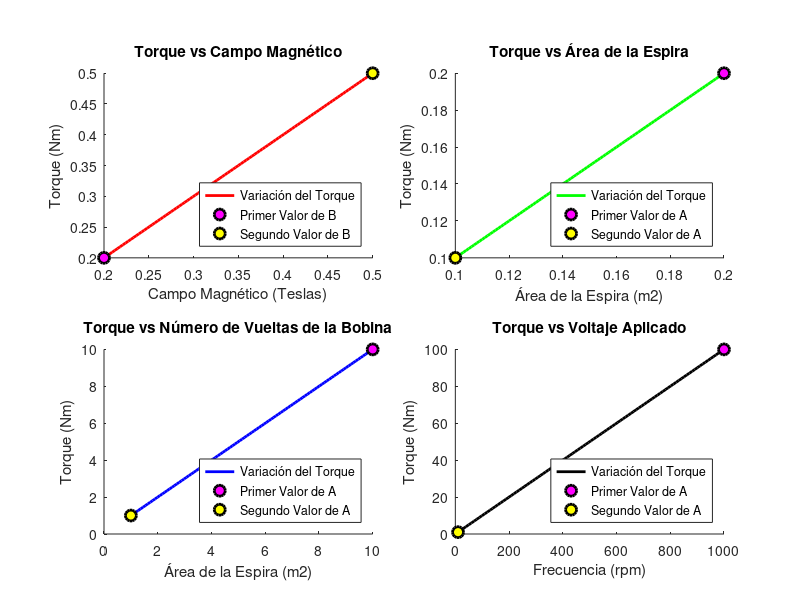
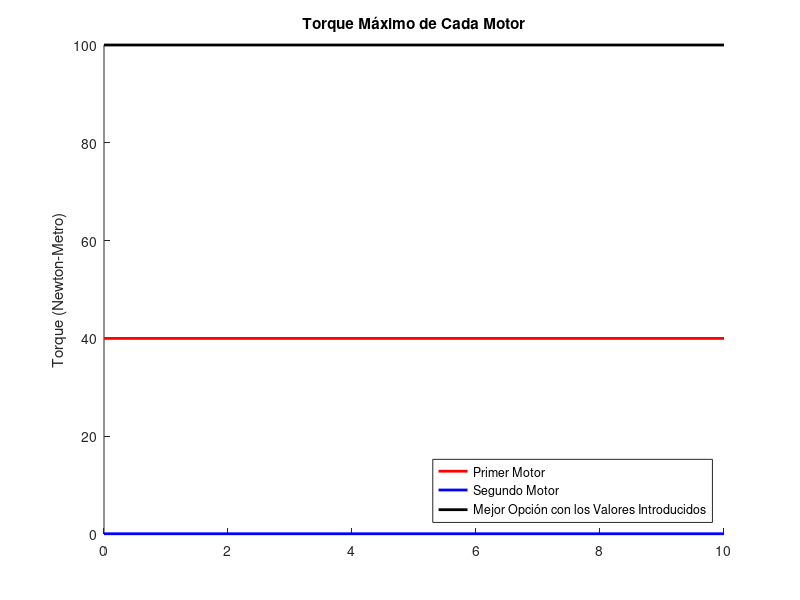

Recreate these plots in MATLAB, in order.
% Clean screen and variables
% Limpiar pantalla y variables
clc
clear

% Ask user for the coil initial data
%
prompt = {'Campo Magnético [T]','Área de la Espira [m2]','Número de Vueltas de la Bobina','Voltaje Aplicado'};
digtitle = 'Introduce los Valores del Primer Motor';
dims = [1 25];
definput = {'0.2','0.2','10','1000'};
answer = inputdlg(prompt, digtitle, dims, definput);

B1 = str2num(answer{1});
A1 = str2num(answer{2});
N1 = str2num(answer{3});
V1 = str2num(answer{4});

prompt = {'Campo Magnético [T]','Área de la Espira [m2]','Número de Vueltas de la Bobina','Voltaje Aplicado'};
digtitle = 'Introduce los Valores del Segundo Motor';
dims = [1 25];
definput = {'0.5','0.1','1','10'};
answer = inputdlg(prompt, digtitle, dims, definput);

B2 = str2num(answer{1});
A2 = str2num(answer{2});
N2 = str2num(answer{3});
V2 = str2num(answer{4});

prompt = {'Resistencia [Ω]'};
digtitle = 'Introduce el Valor de la Resistencia';
dims = [1 25];
definput = {'10'};
answer = inputdlg(prompt, digtitle, dims, definput);

R = str2num(answer{1});

Bmin = min(B1,B2);
Bmax = max(B1,B2);
Amin = min(A1,A2);
Amax = max(A1,A2);
Nmin = min(N1,N2);
Nmax = max(N1,N2);
Vmin = min(V1,V2);
Vmax = max(V1,V2);

Bi = (Bmax-Bmin)/100;
Ai = (Amax-Amin)/100;
Ni = (Nmax-Nmin)/100;
Vi = (Vmax-Vmin)/100;

B = [Bmin:Bi:Bmax];
A = [Amin:Ai:Amax];
N = [Nmin:Ni:Nmax];
V = [Vmin:Vi:Vmax];

O = [0:0.1:2*pi];

figure('Name','Variación del Torque Respecto a la Diferencia de los Valores Introducidos','Position',[1,1000,5000,3000])

subplot(2,2,1)
hold on
title('Torque vs Campo Magnético')
xlabel('Campo Magnético (Teslas)')
ylabel('Torque (Nm)')
plot(B,B,'Color','r','LineWidth',2)
plot(B1,B1,'sk','Marker','o','MarkerFaceColor','magenta','MarkerSize',8,'LineWidth',2)
plot(B2,B2,'sk','Marker','o','MarkerFaceColor','yellow','MarkerSize',8,'LineWidth',2)
legend('Variación del Torque','Primer Valor de B','Segundo Valor de B','Location','Southeast')

subplot(2,2,2)
hold on
title('Torque vs Área de la Espira')
xlabel('Área de la Espira (m2)')
ylabel('Torque (Nm)')
plot(A,A,'Color','g','LineWidth',2)
plot(A1,A1,'sk','Marker','o','MarkerFaceColor','magenta','MarkerSize',8,'LineWidth',2)
plot(A2,A2,'sk','Marker','o','MarkerFaceColor','yellow','MarkerSize',8,'LineWidth',2)
legend('Variación del Torque','Primer Valor de A','Segundo Valor de A','Location','Southeast')

subplot(2,2,3)
hold on
title('Torque vs Número de Vueltas de la Bobina')
xlabel('Área de la Espira (m2)')
ylabel('Torque (Nm)')
plot(N,N,'Color','b','LineWidth',2)
plot(N1,N1,'sk','Marker','o','MarkerFaceColor','magenta','MarkerSize',8,'LineWidth',2)
plot(N2,N2,'sk','Marker','o','MarkerFaceColor','yellow','MarkerSize',8,'LineWidth',2)
legend('Variación del Torque','Primer Valor de A','Segundo Valor de A','Location','Southeast')

subplot(2,2,4)
I = V/R;
I1 = V1/R;
I2 = V2/R;
hold on
title('Torque vs Voltaje Aplicado')
xlabel('Frecuencia (rpm)')
ylabel('Torque (Nm)')
plot(V,I,'Color','k','LineWidth',2)
plot(V1,I1,'sk','Marker','o','MarkerFaceColor','magenta','MarkerSize',8,'LineWidth',2)
plot(V2,I2,'sk','Marker','o','MarkerFaceColor','yellow','MarkerSize',8,'LineWidth',2)
legend('Variación del Torque','Primer Valor de A','Segundo Valor de A','Location','Southeast')

pause(10)
close all

figure('Name','Comparación del Torque Máximo','Position',[1,1000,5000,3000])

o = 0:1:10;
T1 = N1*I1*A1*B1+(o*0);
T2 = N2*I2*A2*B2+(o*0);
TM = Nmax*(Vmax/R)*Amax*Bmax+(o*0);
hold on
title('Torque Máximo de Cada Motor')
xlabel(' ')
ylabel('Torque (Newton-Metro)')
plot(o,T1,'Color','r','LineWidth',2)
plot(o,T2,'Color','b','LineWidth',2)
plot(o,TM,'Color','k','LineWidth',2)
legend('Primer Motor','Segundo Motor','Mejor Opción con los Valores Introducidos','Location','Southeast')

pause(10)
close all

dB = B(length(B))-B(1);
dA = A(length(A))-A(1);
dN = N(length(N))-N(1);
dV = I(length(I))-I(1);

fprintf('Resultados - Comparación de la Diferencia de Magnitudes: \n')
fprintf(['  Variación de Torque por Diferencia de Campos Magnéticos:                %.4f Nm \n'], dB)
fprintf(['  Variación de Torque por Diferencia de Áreas de las Espiras:             %.4f Nm \n'], dA)
fprintf(['  Variación de Torque por Diferencia de Número de Vueltas de la Bobina:   %.4f Nm \n'], dN)
fprintf(['  Variación de Torque por Diferencia de RPM:                              %.4f Nm \n\n'], dV)
fprintf('Resultados - Comparación de los Dos Motores: \n')
fprintf(['  Torque Generado por el Primer Motor:       %.4f Nm \n'], T1(1))
fprintf(['      Campo Magnético (B):                   %.4f Teslas \n'], B1)
fprintf(['      Área de la Espira (A):                 %.4f Metros Cuadrados \n'], A1)
fprintf(['      Número de Vueltas de la Bobina (N):    %.4f \n'], N1)
fprintf(['      Voltaje Aplicado (V):                  %.4f Voltios \n\n'], V1)
fprintf(['  Torque Generado por el Segundo Motor::     %.4f Nm \n'], T2(1))
fprintf(['      Campo Magnético (B):                   %.4f Teslas \n'], B2)
fprintf(['      Área de la Espira (A):                 %.4f Metros Cuadrados \n'], A2)
fprintf(['      Número de Vueltas de la Bobina (N):    %.4f \n'], N2)
fprintf(['      Voltaje Aplicado (V):                  %.4f Voltios \n\n'], V2)
fprintf('Resultados - Mejores Parámetros Para Un Mayor Torque con los Valores Proporcionados: \n')
fprintf(['  Torque Generado:                           %.4f Nm \n'], TM(1))
fprintf(['      Campo Magnético (B):                   %.4f Teslas \n'], Bmax)
fprintf(['      Área de la Espira (A):                 %.4f Metros Cuadrados \n'], Amax)
fprintf(['      Número de Vueltas de la Bobina (N):    %.4f \n'], Nmax)
fprintf(['      Voltaje Aplicado (V):                  %.4f Voltios \n\n'], Vmax)
